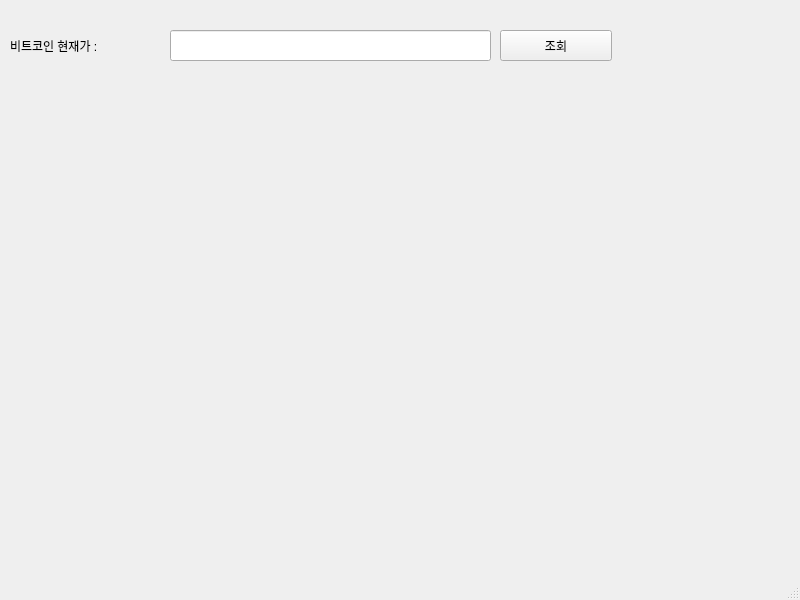
<?xml version="1.0" encoding="UTF-8"?>
<ui version="4.0">
 <class>mainWindow</class>
 <widget class="QMainWindow" name="mainWindow">
  <property name="geometry">
   <rect>
    <x>0</x>
    <y>0</y>
    <width>800</width>
    <height>600</height>
   </rect>
  </property>
  <property name="windowTitle">
   <string>코빗 시세 조회기</string>
  </property>
  <property name="windowIcon">
   <iconset>
    <normaloff>bitcoin_icon.png</normaloff>bitcoin_icon.png</iconset>
  </property>
  <widget class="QWidget" name="centralwidget">
   <widget class="QPushButton" name="pushButton">
    <property name="geometry">
     <rect>
      <x>500</x>
      <y>30</y>
      <width>112</width>
      <height>31</height>
     </rect>
    </property>
    <property name="text">
     <string>조회</string>
    </property>
   </widget>
   <widget class="QLineEdit" name="lineEdit">
    <property name="geometry">
     <rect>
      <x>170</x>
      <y>30</y>
      <width>321</width>
      <height>31</height>
     </rect>
    </property>
   </widget>
   <widget class="QLabel" name="label">
    <property name="geometry">
     <rect>
      <x>10</x>
      <y>30</y>
      <width>161</width>
      <height>31</height>
     </rect>
    </property>
    <property name="text">
     <string>비트코인 현재가 :</string>
    </property>
   </widget>
  </widget>
  <widget class="QMenuBar" name="menubar">
   <property name="geometry">
    <rect>
     <x>0</x>
     <y>0</y>
     <width>800</width>
     <height>31</height>
    </rect>
   </property>
  </widget>
  <widget class="QStatusBar" name="statusbar"/>
 </widget>
 <resources/>
 <connections/>
</ui>
